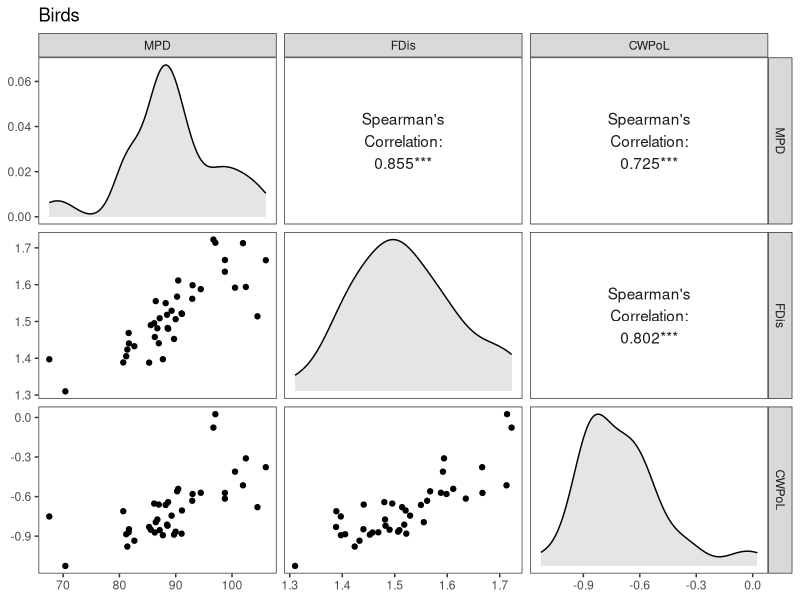
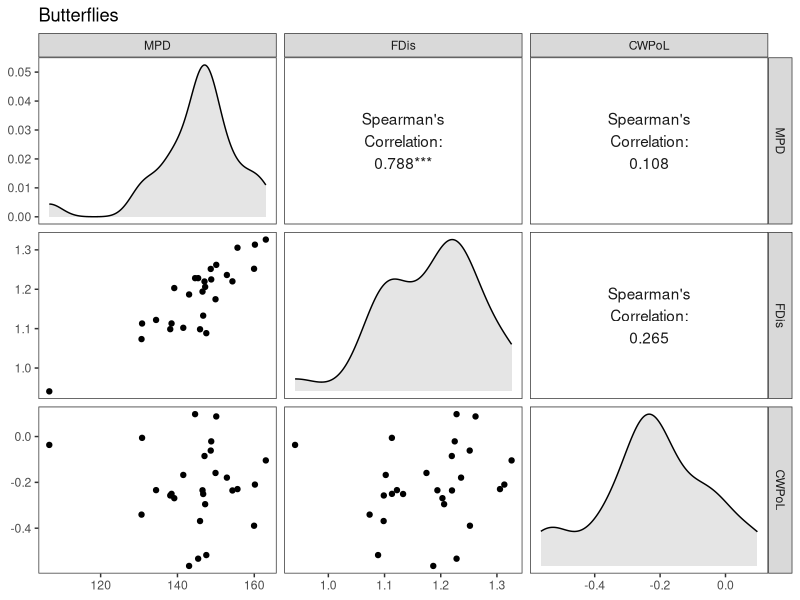
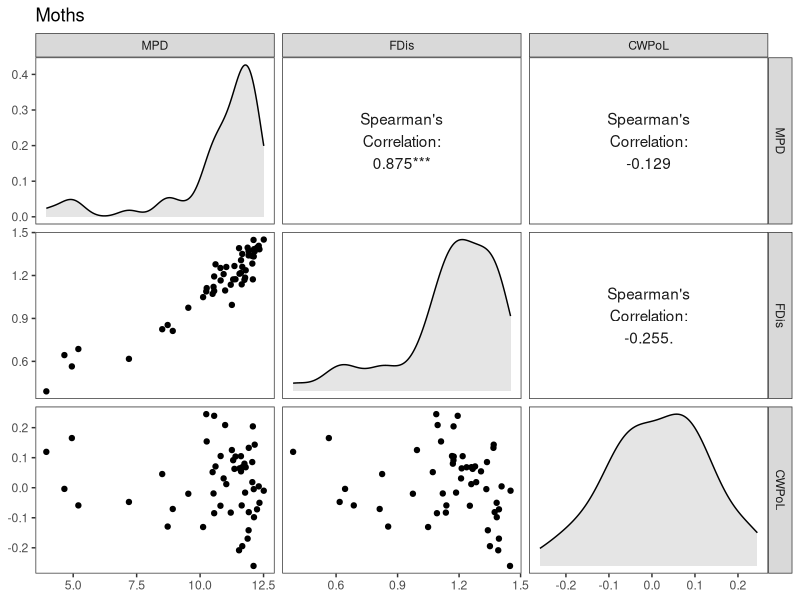
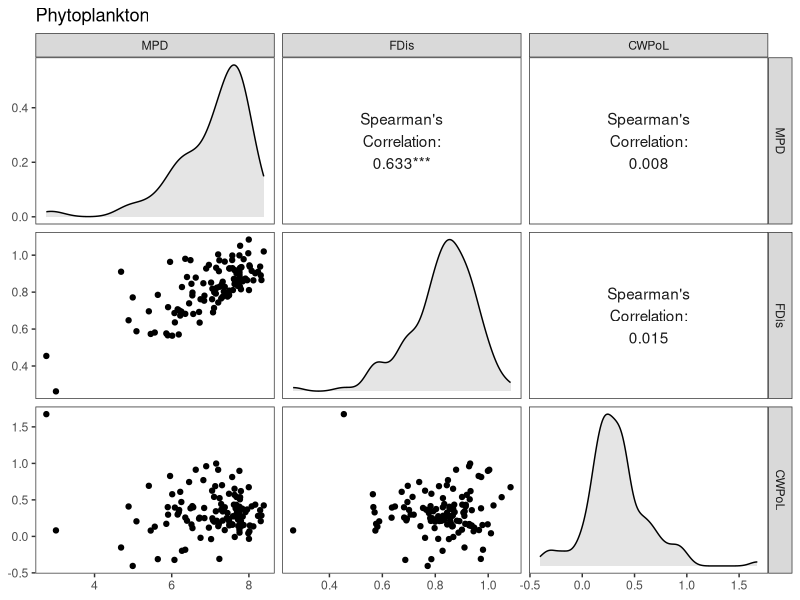
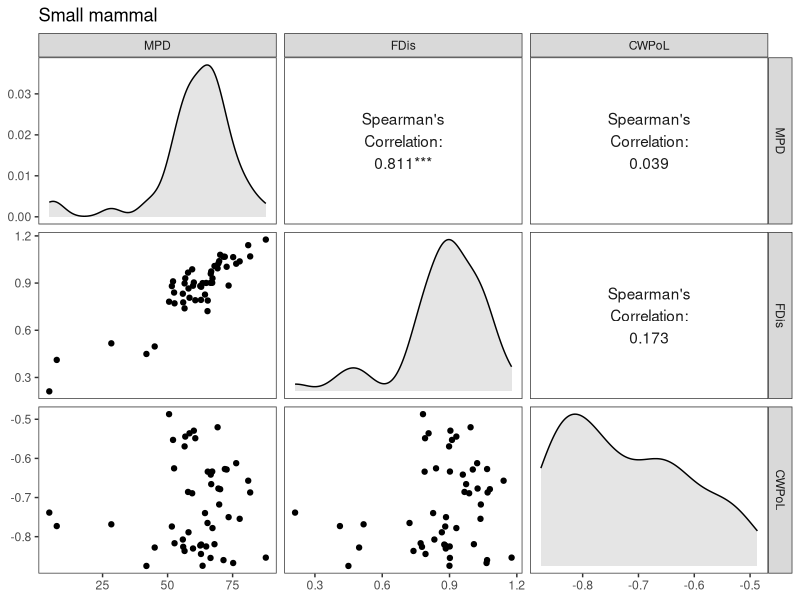
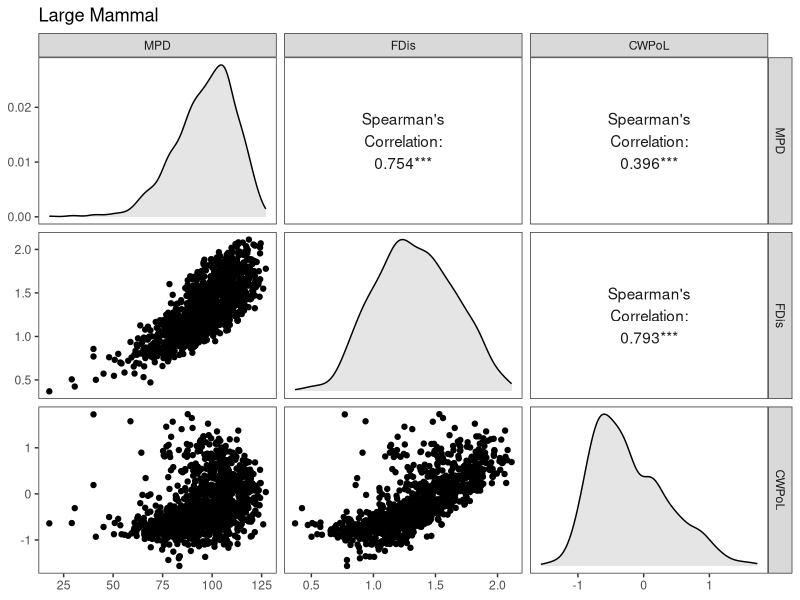

The R source for these figures, in order:
library(tidyverse)
library(GGally)
library(patchwork)

sem_data_df <- read.csv("data/cleaned/model_df_all_taxa.csv")

sem_data_df <- sem_data_df %>%
  mutate(
    taxa = str_replace_all(
      taxa,
      c("WinterGame" = "Large Mammal", "Rodents" = "Small mammal"))
  )

names(sem_data_df)


cols_taxa <- c(
  "Birds" = "#d3a838",
  "Butterflies" = "#363870",
  "Moths" = "#589eab",
  "Phytoplankton" = "#3d291a",
  "Rodents" = "#bb4455",
  "WinterGame" = "#f9c0c2"
  )

sem_data_df %>%
  filter(taxa == unique(sem_data_df$taxa)[6]) %>%
  select(mpd, f_dis, cwm_pc1) %>%
  cor(method = "spearman")



cor_plot <- function(data, sel_taxa){
  data %>%
    filter(taxa == sel_taxa) %>%
    select(mpd, f_dis, cwm_pc1) %>%
    ggpairs(
      columns = 1:3,
      upper = list(
        continuous = wrap(
          "cor",
          method = "spearman",
          title = "Spearman's\nCorrelation",
          #size = 5,
          color = "grey10"
        )
      ),
      diag = list(
        continuous = wrap(
          'densityDiag',
          fill = "grey50",
          alpha = 0.2
        )
      ),
      columnLabels = c("MPD", "FDis", "CWPoL"),

    ) +
    theme_bw() +
    theme(
      #text = element_text(size = 15),
      panel.grid = element_blank()
    ) +
    labs(title = sel_taxa)


}



taxa_names <- unique(sem_data_df$taxa)



l_plots <- map(taxa_names, function(taxa){

  ggsave(
    paste0(
      "output/figs/cor_plots/cor_plot_",
      tolower(taxa),
      ".png"),
    cor_plot(sem_data_df, taxa),
    width = 5, height = 5
  )
})





